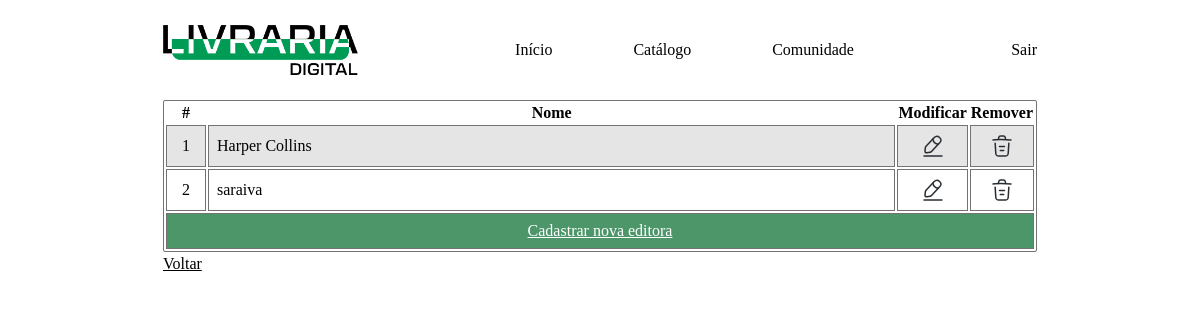
Page /gerenciar-editoras.php (signed in) on the committed database.
### tables this page shows
CREATE TABLE `tab_editoras` (
  `editora_id` bigint unsigned NOT NULL AUTO_INCREMENT,
  `editora_name` varchar(50) NOT NULL,
  PRIMARY KEY (`editora_id`),
  UNIQUE KEY `editora_id` (`editora_id`)
);

### gerenciar-editoras.php (the view, shortened to what this page needs)
<?php
require 'header.php';
if (!isset($_GET['edit']) && !isset($_GET['delete']) && !isset($_GET['add'])) {
?>
<div class="container mx-auto">
    <div class="w-full">
        <table class="gerenciarTable">
            <tr>
                <th>#</th>
                <th>Nome</th>
                <th>Modificar</th>
                <th>Remover</th>
            </tr>
            <?php
            $queryEditora = $pdo->prepare("SELECT * FROM tab_editoras ORDER BY editora_name");
            $queryEditora->execute();
            $editoras = $queryEditora->fetchAll();
            foreach ($editoras as $editora) {
                echo '<tr>';
                echo '<td class="text-center w-10">' . $editora['editora_id'] . '</td>';
                echo '<td>' . $editora['editora_name'] . '</td>';
                echo '<td class="w-14"><a href="?edit=' . $editora['editora_id'] . '"><img src="src/resources/icons/edit-2.svg" alt="editar" class="mx-auto"></a></td>';
                echo '<td class="w-14"><a href="?delete=' . $editora['editora_id'] . '"><img src="src/resources/icons/trash.svg" alt="remover" class="mx-auto"></a></td>';
                echo '</tr>';
            }
            ?>
            <tr class="bg-g-light-green ">
                <td colspan="4" class="text-center text-white"><a href="?add" class="underline px-10 hover:font-bold">Cadastrar
                        nova editora</a></td>
            </tr>
        </table>
        <a href="adicionar.php" class="underline">Voltar</a>
    </div>
    <?php
    }
    ?>
</div>

### style.css (style rules this page uses)
html { line-height: 1.5; -webkit-text-size-adjust: 100%; -moz-tab-size: 4; -o-tab-size: 4; tab-size: 4; font-family: ui-sans-serif, system-ui, -apple-system, BlinkMacSystemFont, "Segoe UI", Roboto, "Helvetica Neue", Arial, "Noto Sans", sans-serif, "Apple Color Emoji", "Segoe UI Emoji", "Segoe UI Symbol", "Noto Color Emoji"; font-feature-settings: normal; }
body { margin: 0; line-height: inherit; }
a { color: inherit; text-decoration: inherit; }
table { text-indent: 0; border-color: inherit; border-collapse: collapse; }
img, svg, video, canvas, audio, iframe, embed, object { display: block; vertical-align: middle; }
img, video { max-width: 100%; height: auto; }
body { font-family: rival-sans, ui-serif, Georgia, Cambria, "Times New Roman", Times, serif; }
.container { width: 100%; padding-right: 4.688rem; padding-left: 4.688rem; }
@media (min-width: 640px) { .container { max-width: 640px; } }
@media (min-width: 768px) { .container { max-width: 768px; } }
@media (min-width: 1024px) { .container { max-width: 1024px; } }
.gerenciarTable { width: 100%; border-collapse: separate; border-radius: 0.125rem; border-width: 1px; --tw-border-opacity: 1; border-color: rgb(115 115 115 / var(--tw-border-opacity)); }
.gerenciarTable tr > td { border-collapse: collapse; border-width: 1px; --tw-border-opacity: 1; border-color: rgb(115 115 115 / var(--tw-border-opacity)); padding: 0.5rem; }
.gerenciarTable tr:nth-child(even):not(:last-child) { --tw-bg-opacity: 1; background-color: rgb(229 229 229 / var(--tw-bg-opacity)); }
.mx-auto { margin-left: auto; margin-right: auto; }
.w-10 { width: 2.5rem; }
.w-14 { width: 3.5rem; }
.w-full { width: 100%; }
.bg-g-light-green { --tw-bg-opacity: 1; background-color: rgb(76 150 105 / var(--tw-bg-opacity)); }
.px-10 { padding-left: 2.5rem; padding-right: 2.5rem; }
.text-center { text-align: center; }
.text-white { --tw-text-opacity: 1; color: rgb(255 255 255 / var(--tw-text-opacity)); }
.underline { text-decoration-line: underline; }

### rows in the picture
tab_editoras: editora_id "1", editora_name "Harper Collins"
tab_editoras: editora_id "2", editora_name "saraiva"
